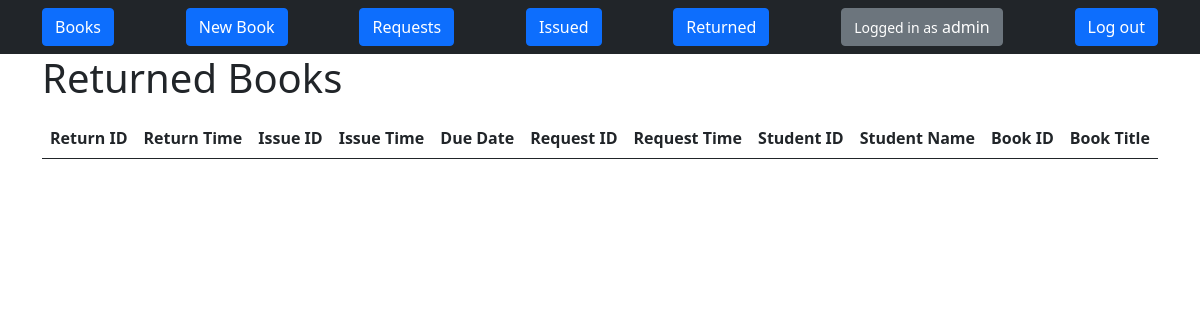
Page /books/returns/ (signed in) on the earlier database version.
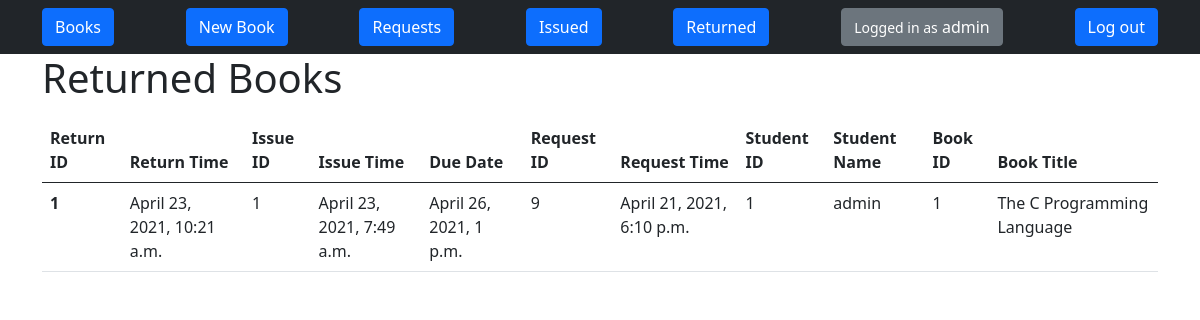
Same page on the later database version.
### books/models.py (models this page shows)
class Return(models.Model):
    issueid = models.IntegerField()
    returntime= models.DateTimeField(default=timezone.now)

class Issue(models.Model):
    requestid = models.IntegerField()
    approvetime= models.DateTimeField(default=timezone.now)
    due= models.DateTimeField()
    returned = models.BooleanField(default=False)

class Request(models.Model):
    userid= models.IntegerField()
    bookid= models.IntegerField()
    requesttime = models.DateTimeField(default=timezone.now)
    approved = models.BooleanField(default=False)

class Book(models.Model):
    title = models.CharField(max_length=255)
    author = models.CharField(max_length=255)
    publisher = models.CharField(max_length=255)
    genre= models.CharField(max_length=255)
    summary = models.TextField()
    ISBN = models.CharField(max_length=13)
    location = models.CharField(max_length=500)
    available = models.BooleanField(default=True)
    img = models.URLField(max_length=2083, default="https://upload.wikimedia.org/wikipedia/commons/thumb/0/0b/Book_icon_%28closed%29_-_Blue_and_gold.svg/343px-Book_icon_%28closed%29_-_Blue_and_gold.svg.png")
    pdf = models.URLField(max_length=2083, blank=True)

### books/views.py (the view)
# urls.py: path('returns/',views.return_list,name='return-list'),
@permission_required('books.view_return')
def return_list(request):
    rets = Return.objects.all()
    rets = rets[::-1]
    obj = []
    for ret in rets:
        i = Issue.objects.get(id=ret.issueid)
        r = Request.objects.get(id=i.requestid)
        u = User.objects.get(id=r.userid)
        b = Book.objects.get(id=r.bookid)
        obj.append({
            "ret": ret,
            "iss": i,
            "req": r,
            "student": u,
            "book": b,
        })
    return render(request, 'books/return_list.html', {'obj': obj})

### books/templates/books/return_list.html (shortened to what this page needs)
{% extends 'base.html' %}
{% block content %}
    <legend><h1>Returned Books</h1></legend>
    <table class="table">
        <thead>
            <tr>
                <th scope="col">Return ID</th>
                <th scope="col">Return Time</th>
                <th scope="col">Issue ID</th>
                <th scope="col">Issue Time</th>
                <th scope="col">Due Date</th>
                <th scope="col">Request ID</th>
                <th scope="col">Request Time</th>
                <th scope="col">Student ID</th>
                <th scope="col">Student Name</th>
                <th scope="col">Book ID</th>
                <th scope="col">Book Title</th>
            </tr>
        </thead>
        <tbody>
        {% for o in obj %}
            <tr>
                <th scope="row">{{o.ret.id}}</th>
                <td>{{o.ret.returntime}}</td>
                <td>{{o.iss.id}}</td>
                <td>{{o.iss.approvetime}}</td>
                <td>{{o.iss.due}}</td>
                <td>{{o.req.id}}</td>
                <td>{{o.req.requesttime}}</td>
                <td>{{o.student.id}}</td>
                <td>{{o.student.username}}</td>
                <td>{{o.book.id}}</td>
                <td>{{o.book.title}}</td>
            </tr>
        {% endfor %}
        </tbody>
    </table>
{% endblock content %}

Differences in the rows shown:
added Return: ret.id "1", ret.returntime "April 23, 2021, 10:21 a.m.", iss.id "1", iss.approvetime "April 23, 2021, 7:49 a.m.", iss.due "April 26, 2021, 1 p.m.", req.id "9", req.requesttime "April 21, 2021, 6:10 p.m.", student.id "1", student.username "admin", book.id "1", book "The C Programming Language"
